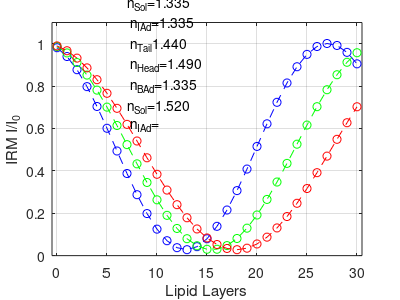
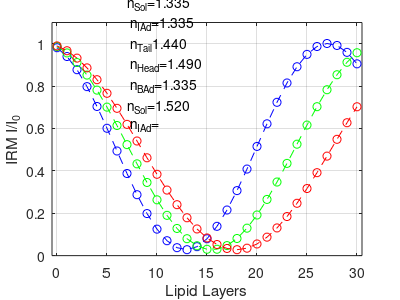
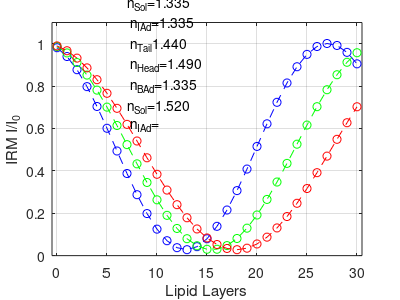

Write MATLAB code to recreate these figures, in order.
%% V: Head-Tail Simulation, Interstitial Adlayers
clear; clc;

%IRM Light Wavelength
lambda1 = 450e-9;
lambda2 = 532e-9; 
lambda3 = 610e-9;

%Refractive Indices
n0 = 1.520; %Substrate refractive index
n1 = 1.335; %Base adlayer refractive index
n2 = 1.490; %Phosphocholine lipid head group refractive index
n3 = 1.440; %Lipid tail group refractive index (octadecane used in model)
n4 = 1.335; %Interstitial adlayer refractive index
n5 = 1.335; %PBS top solution and water adlayer refractive index

%Distances and Wavelength
m = 0:30;
npoint=numel(m);
d1 = 1e-9; %Base adlayer thickness
d2 = 0.5e-9; %Phosphocholine head thickness
d3 = 4e-9; %Tail thickness
d4 = 0.5e-9; %Interstitial adlayer thickness

%Fresnel Reflectance Coefficients
r01 = (n0-n1)/(n0+n1); %Substrate to base adlayer
r12 = (n1-n2)/(n1+n2); %Base adlayer to head
r23 = (n2-n3)/(n2+n3); %Head to tail
r32 = -r23; %Tail to head
r24 = (n2-n4)/(n2+n4); %Head to interstitial adlayer
r42 = -r24; %Interstitial adlayer to head
r25 = (n2-n5)/(n2+n5); %Head to top solution

%Fresnel Transmittance Coefficients
t01 = 2*n0/(n0+n1);  %Substrate to base adlayer
t12 = 2*n1/(n1+n2); %Base adlayer to head
t23 = 2*n2/(n2+n3); %Head to tail
t32 = 2*n3/(n2+n3); %Tail to head
t24 = 2*n2/(n2+n4); %Head to interstitial adlayer
t42 = 2*n4/(n2+n4); %Interstitial adlayer to head
t25 = 2*n2/(n2+n5); %Head to top solution

%Transfer Matrices between layers
M01 = [1,r01;r01,1]/t01; %Substrate to base adlayer
M12 = [1,r12;r12,1]/t12; %Base adlayer to head
M23 = [1,r23;r23,1]/t23; %Head to tail
M32 = [1,r32;r32,1]/t32; %Tail to head
M24 = [1,r24;r24,1]/t24; %Head to interstitial adlayer
M42 = [1,r42;r42,1]/t42; %Interstitial adlayer to head
M25 = [1,r25;r25,1]/t25; %Head to top solution 

%Transfer Matrices within layers
phi1_l1 = 2*pi*n1*d1/lambda1; %Base adlayer
phi2_l1 = 2*pi*n2*d2/lambda1; %Head
phi3_l1 = 2*pi*n3*d3/lambda1; %Tail
phi4_l1 = 2*pi*n4*d4/lambda1; %Interstitial adlayer
M1_l1 = [exp(1i*phi1_l1),0;0,exp(-1*1i*phi1_l1)]; %Base adlayer
M2_l1 = [exp(1i*phi2_l1),0;0,exp(-1*1i*phi2_l1)]; %Head
M3_l1 = [exp(1i*phi3_l1),0;0,exp(-1*1i*phi3_l1)]; %Tail
M4_l1 = [exp(1i*phi4_l1),0;0,exp(-1*1i*phi4_l1)]; %Interstitial adlayer

phi1_l2 = 2*pi*n1*d1/lambda2; %Base adlayer
phi2_l2 = 2*pi*n2*d2/lambda2; %Head
phi3_l2 = 2*pi*n3*d3/lambda2; %Tail
phi4_l2 = 2*pi*n4*d4/lambda2; %Interstitial adlayer
M1_l2 = [exp(1i*phi1_l2),0;0,exp(-1*1i*phi1_l2)]; %Base adlayer
M2_l2 = [exp(1i*phi2_l2),0;0,exp(-1*1i*phi2_l2)]; %Head
M3_l2 = [exp(1i*phi3_l2),0;0,exp(-1*1i*phi3_l2)]; %Tail
M4_l2 = [exp(1i*phi4_l2),0;0,exp(-1*1i*phi4_l2)]; %Interstitial adlayer

phi1_l3 = 2*pi*n1*d1/lambda3; %Base adlayer
phi2_l3 = 2*pi*n2*d2/lambda3; %Head
phi3_l3 = 2*pi*n3*d3/lambda3; %Tail
phi4_l3 = 2*pi*n4*d4/lambda3; %Interstitial adlayer
M1_l3 = [exp(1i*phi1_l3),0;0,exp(-1*1i*phi1_l3)]; %Base adlayer
M2_l3 = [exp(1i*phi2_l3),0;0,exp(-1*1i*phi2_l3)]; %Head
M3_l3 = [exp(1i*phi3_l3),0;0,exp(-1*1i*phi3_l3)]; %Tail
M4_l3 = [exp(1i*phi4_l3),0;0,exp(-1*1i*phi4_l3)]; %Interstitial adlayer

%Light Pathway: m01 - m1 - m12 - (j-1)[m2 - m23 - m3 - m32 - m2 - m24 - m4
%- m42] - m2 - m23 - m3 - m32 - m2 - m25
for j=0:(npoint-1)
	M_l1 = M01*M1_l1*M12*[(M2_l1*M23*M3_l1*M32*M2_l1*M24*M4_l1*M42)^(j)]*M2_l1*M23*M3_l1*M32*M2_l1*M25
	r_l1(j+1)=M_l1(2,1)/M_l1(1,1);
    	t_l1(j+1)=1/M_l1(1,1);
	
	M_l2 = M01*M1_l2*M12*[(M2_l2*M23*M3_l2*M32*M2_l2*M24*M4_l2*M42)^(j)]*M2_l2*M23*M3_l2*M32*M2_l2*M25
	r_l2(j+1)=M_l2(2,1)/M_l2(1,1);
    	t_l2(j+1)=1/M_l2(1,1);
	
    	M_l3 = M01*M1_l3*M12*[(M2_l3*M23*M3_l3*M32*M2_l3*M24*M4_l3*M42)^(j)]*M2_l3*M23*M3_l3*M32*M2_l3*M25
	r_l3(j+1)=M_l3(2,1)/M_l3(1,1);
    	t_l3(j+1)=1/M_l3(1,1);
end
for k=1:npoint
        R_l1(k)=norm(r_l1(k))^2;
        T_l1(k)=norm(t_l1(k))^2*n5/n0;
		
		R_l2(k)=norm(r_l2(k))^2;
        T_l2(k)=norm(t_l2(k))^2*n5/n0;
		
		R_l3(k)=norm(r_l3(k))^2;
        T_l3(k)=norm(t_l3(k))^2*n5/n0;
end

Rbg=(((n0-n5)./(n0+n5)).^2);
CIRM_l1=R_l1./Rbg;
CIRM_l2=R_l2./Rbg;
CIRM_l3=R_l3./Rbg;


%Creating the graph
figure(2);
plot(m,CIRM_l1,'b--o')
hold on 
plot(m,CIRM_l2,'g--o')
plot(m,CIRM_l3,'r--o')
hold off
xlabel('Lipid Layers')
ylabel('IRM I/I_0')
grid on;
ylim([0,1.1])
xlim([min(m)-0.5,max(m)+0.5])
textct=sprintf('n_S_o_l=%4.3f\n n_I_A_d=%4.3f\n n_T_a_i_l%4.3f\n n_H_e_a_d=%4.3f\n n_B_A_d=%4.3f\n',n5,n4,n3,n2,n1,n0);
% text('Position',[20 1 0]);
% text(min(xlim())+0.6*(max(xlim())-min(xlim())),0.8*min(ylim())+0.2*(max(ylim())-min(ylim())),textct);
text(7,0.9,textct);

set(gcf,'PaperUnits','inches','PaperPosition',[0 0 4 3])
opfnhead=sprintf('nSol=%4.2f,nIAd=%4.2f, nTail =%4.2f,nHead=%4.2f, nBAd = %4.2f, wavelength=%4.1fnm, HeadTailInterstitialAdlayers',n5,n4,n3,n2,n1,lambda1*1e9);
print([opfnhead,'.png'],'-dpng');
dlmwrite([opfnhead,'.dat'],[m,CIRM_l1],'\t');
I_glass=4000;
Mimg=I_glass*ones(1024,1024);
Mimg(212:812,212:812)=I_glass*CIRM_l1(2);
Mimg(412:612,412:612)=I_glass*CIRM_l1(3);
imwrite(uint16(Mimg),[opfnhead,'.tif']);

opfnhead=sprintf('nSol=%4.2f,nIAd=%4.2f, nTail =%4.2f,nHead=%4.2f, nBAd = %4.2f, wavelength=%4.1fnm, HeadTailInterstitialAdlayers',n5,n4,n3,n2,n1,lambda2*1e9);
print([opfnhead,'.png'],'-dpng');
dlmwrite([opfnhead,'.dat'],[m,CIRM_l2],'\t');
I_glass=4000;
Mimg=I_glass*ones(1024,1024);
Mimg(212:812,212:812)=I_glass*CIRM_l2(2);
Mimg(412:612,412:612)=I_glass*CIRM_l2(3);
imwrite(uint16(Mimg),[opfnhead,'.tif']);

opfnhead=sprintf('nSol=%4.2f,nIAd=%4.2f, nTail =%4.2f,nHead=%4.2f, nBAd = %4.2f, wavelength=%4.1fnm, HeadTailInterstitialAdlayers',n5,n4,n3,n2,n1,lambda3*1e9);
print([opfnhead,'.png'],'-dpng');
dlmwrite([opfnhead,'.dat'],[m,CIRM_l3],'\t');
I_glass=4000;
Mimg=I_glass*ones(1024,1024);
Mimg(212:812,212:812)=I_glass*CIRM_l3(2);
Mimg(412:612,412:612)=I_glass*CIRM_l3(3);
imwrite(uint16(Mimg),[opfnhead,'.tif']);
